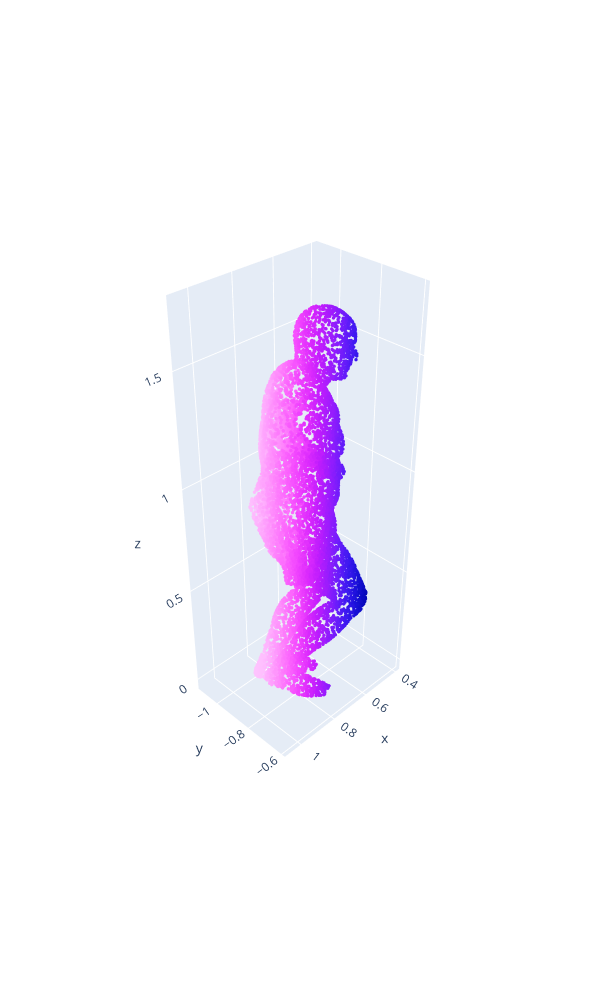

The notebook cell this image was saved under:
### Code cell
points = utils.sampled_verts_from_random_action(n_points = 10000)
normals = utils.pca_symmetry_plane(points)
lifted = utils.lift_with_symmetry(points, normals)
utils.plot_arr(points, color = lifted[:,3])

### Figure 1 — Plotly figure (JSON) as saved in the notebook; plotly's stock layout.template omitted (floating-point values rounded to 4 significant figures; data arrays with more than 128 entries replaced by an {"elided": "..."} marker saying what was removed)
{"data": [{"marker": {"color": {"elided": "10000 float values"}, "colorscale": [[0, "#0508b8"], [0.08333, "#1910d8"], [0.1667, "#3c19f0"], [0.25, "#6b1cfb"], [0.3333, "#981cfd"], [0.4167, "#bf1cfd"], [0.5, "#dd2bfd"], [0.5833, "#f246fe"], [0.6667, "#fc67fd"], [0.75, "#fe88fc"], [0.8333, "#fea5fd"], [0.9167, "#febefe"], [1, "#fec3fe"]], "showscale": false, "size": 2}, "mode": "markers", "type": "scatter3d", "x": {"elided": "10000 float values"}, "y": {"elided": "10000 float values"}, "z": {"elided": "10000 float values"}}], "layout": {"height": 1000, "scene": {"aspectmode": "data", "camera": {"eye": {"x": 2.5, "y": 2.5, "z": 2.5}}}, "width": 600}}
